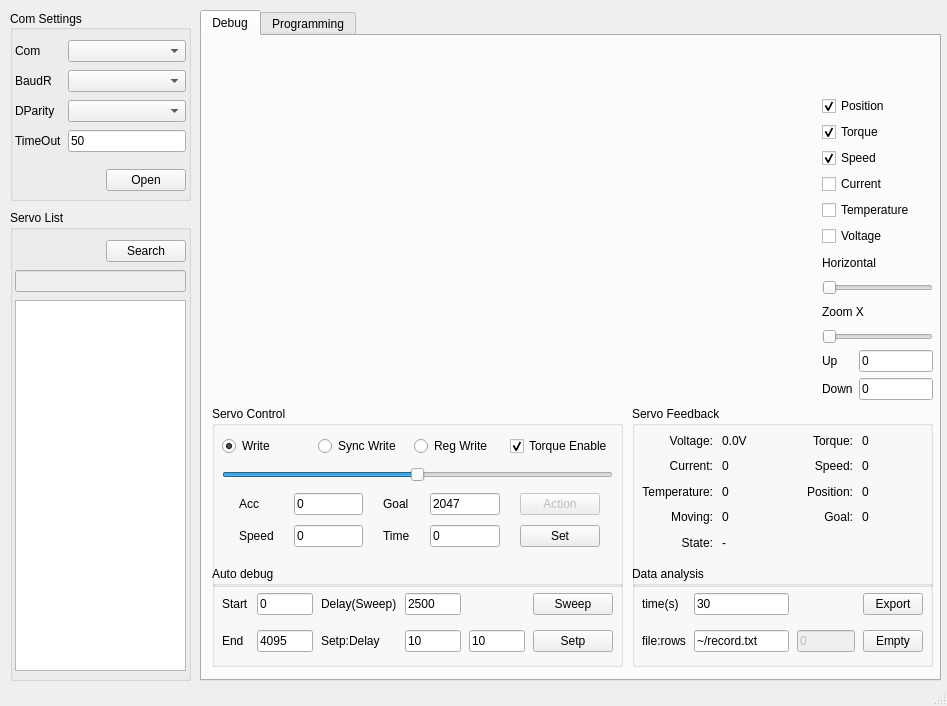
<?xml version="1.0" encoding="UTF-8"?>
<ui version="4.0">
 <class>MainWindow</class>
 <widget class="QMainWindow" name="MainWindow">
  <property name="geometry">
   <rect>
    <x>0</x>
    <y>0</y>
    <width>947</width>
    <height>706</height>
   </rect>
  </property>
  <property name="sizePolicy">
   <sizepolicy hsizetype="Fixed" vsizetype="Fixed">
    <horstretch>0</horstretch>
    <verstretch>0</verstretch>
   </sizepolicy>
  </property>
  <property name="minimumSize">
   <size>
    <width>947</width>
    <height>706</height>
   </size>
  </property>
  <property name="windowTitle">
   <string>MainWindow</string>
  </property>
  <widget class="QWidget" name="centralwidget">
   <widget class="QGroupBox" name="ComSeetingsGroup">
    <property name="geometry">
     <rect>
      <x>10</x>
      <y>10</y>
      <width>181</width>
      <height>191</height>
     </rect>
    </property>
    <property name="title">
     <string>Com Settings</string>
    </property>
    <property name="alignment">
     <set>Qt::AlignLeading|Qt::AlignLeft|Qt::AlignVCenter</set>
    </property>
    <property name="checkable">
     <bool>false</bool>
    </property>
    <widget class="QWidget" name="layoutWidget">
     <property name="geometry">
      <rect>
       <x>0</x>
       <y>20</y>
       <width>181</width>
       <height>171</height>
      </rect>
     </property>
     <layout class="QVBoxLayout" name="verticalLayout">
      <property name="leftMargin">
       <number>5</number>
      </property>
      <property name="topMargin">
       <number>10</number>
      </property>
      <property name="rightMargin">
       <number>5</number>
      </property>
      <property name="bottomMargin">
       <number>10</number>
      </property>
      <item>
       <layout class="QFormLayout" name="formLayout">
        <property name="verticalSpacing">
         <number>8</number>
        </property>
        <item row="0" column="0">
         <widget class="QLabel" name="label">
          <property name="text">
           <string>Com</string>
          </property>
         </widget>
        </item>
        <item row="0" column="1">
         <widget class="QComboBox" name="ComComboBox"/>
        </item>
        <item row="1" column="0">
         <widget class="QLabel" name="label_3">
          <property name="text">
           <string>BaudR</string>
          </property>
         </widget>
        </item>
        <item row="3" column="0">
         <widget class="QLabel" name="label_6">
          <property name="text">
           <string>TimeOut</string>
          </property>
         </widget>
        </item>
        <item row="2" column="0">
         <widget class="QLabel" name="label_4">
          <property name="text">
           <string>DParity</string>
          </property>
         </widget>
        </item>
        <item row="1" column="1">
         <widget class="QComboBox" name="BaudComboBox"/>
        </item>
        <item row="2" column="1">
         <widget class="QComboBox" name="ParityComboBox"/>
        </item>
        <item row="3" column="1">
         <widget class="QLineEdit" name="timeoutLineEdit">
          <property name="text">
           <string>50</string>
          </property>
         </widget>
        </item>
       </layout>
      </item>
      <item>
       <layout class="QHBoxLayout" name="horizontalLayout_6">
        <item>
         <spacer name="horizontalSpacer">
          <property name="orientation">
           <enum>Qt::Horizontal</enum>
          </property>
          <property name="sizeHint" stdset="0">
           <size>
            <width>40</width>
            <height>20</height>
           </size>
          </property>
         </spacer>
        </item>
        <item>
         <widget class="QPushButton" name="ComOpenButton">
          <property name="text">
           <string>Open</string>
          </property>
         </widget>
        </item>
       </layout>
      </item>
     </layout>
    </widget>
   </widget>
   <widget class="QTabWidget" name="tabWidget">
    <property name="enabled">
     <bool>true</bool>
    </property>
    <property name="geometry">
     <rect>
      <x>200</x>
      <y>10</y>
      <width>741</width>
      <height>671</height>
     </rect>
    </property>
    <property name="tabShape">
     <enum>QTabWidget::Rounded</enum>
    </property>
    <property name="currentIndex">
     <number>0</number>
    </property>
    <widget class="QWidget" name="DebugTab">
     <attribute name="title">
      <string>Debug</string>
     </attribute>
     <widget class="SimpeGraphWiget" name="graphWidget" native="true">
      <property name="geometry">
       <rect>
        <x>10</x>
        <y>10</y>
        <width>601</width>
        <height>351</height>
       </rect>
      </property>
     </widget>
     <widget class="QGroupBox" name="groupBox_3">
      <property name="enabled">
       <bool>true</bool>
      </property>
      <property name="geometry">
       <rect>
        <x>10</x>
        <y>370</y>
        <width>411</width>
        <height>181</height>
       </rect>
      </property>
      <property name="title">
       <string>Servo Control</string>
      </property>
      <widget class="QWidget" name="layoutWidget">
       <property name="geometry">
        <rect>
         <x>0</x>
         <y>20</y>
         <width>411</width>
         <height>131</height>
        </rect>
       </property>
       <layout class="QVBoxLayout" name="verticalLayout_3">
        <property name="leftMargin">
         <number>10</number>
        </property>
        <property name="topMargin">
         <number>5</number>
        </property>
        <property name="rightMargin">
         <number>10</number>
        </property>
        <property name="bottomMargin">
         <number>5</number>
        </property>
        <item>
         <layout class="QHBoxLayout" name="horizontalLayout_10">
          <item>
           <widget class="QRadioButton" name="writeRadioButton">
            <property name="text">
             <string>Write</string>
            </property>
            <property name="checked">
             <bool>true</bool>
            </property>
           </widget>
          </item>
          <item>
           <widget class="QRadioButton" name="syncWriteRadioButton">
            <property name="enabled">
             <bool>true</bool>
            </property>
            <property name="text">
             <string>Sync Write</string>
            </property>
           </widget>
          </item>
          <item>
           <widget class="QRadioButton" name="regWriteRadioButton">
            <property name="enabled">
             <bool>true</bool>
            </property>
            <property name="text">
             <string>Reg Write</string>
            </property>
           </widget>
          </item>
          <item>
           <widget class="QCheckBox" name="torqueEnableCheckBox">
            <property name="text">
             <string>Torque Enable</string>
            </property>
            <property name="checked">
             <bool>true</bool>
            </property>
           </widget>
          </item>
         </layout>
        </item>
        <item>
         <widget class="QSlider" name="goalSlider">
          <property name="maximum">
           <number>4095</number>
          </property>
          <property name="value">
           <number>2047</number>
          </property>
          <property name="orientation">
           <enum>Qt::Horizontal</enum>
          </property>
         </widget>
        </item>
        <item>
         <layout class="QGridLayout" name="gridLayout">
          <property name="leftMargin">
           <number>17</number>
          </property>
          <property name="topMargin">
           <number>0</number>
          </property>
          <property name="rightMargin">
           <number>13</number>
          </property>
          <property name="bottomMargin">
           <number>0</number>
          </property>
          <property name="horizontalSpacing">
           <number>20</number>
          </property>
          <property name="verticalSpacing">
           <number>10</number>
          </property>
          <item row="0" column="1">
           <widget class="QLineEdit" name="accLineEdit">
            <property name="text">
             <string>0</string>
            </property>
           </widget>
          </item>
          <item row="1" column="3">
           <widget class="QLineEdit" name="timeLineEdit">
            <property name="text">
             <string>0</string>
            </property>
           </widget>
          </item>
          <item row="1" column="2">
           <widget class="QLabel" name="label_16">
            <property name="text">
             <string>Time</string>
            </property>
           </widget>
          </item>
          <item row="1" column="0">
           <widget class="QLabel" name="label_14">
            <property name="text">
             <string>Speed</string>
            </property>
           </widget>
          </item>
          <item row="0" column="2">
           <widget class="QLabel" name="label_13">
            <property name="text">
             <string>Goal</string>
            </property>
           </widget>
          </item>
          <item row="0" column="3">
           <widget class="QLineEdit" name="goalLineEdit">
            <property name="text">
             <string>2047</string>
            </property>
           </widget>
          </item>
          <item row="0" column="0">
           <widget class="QLabel" name="label_15">
            <property name="text">
             <string>Acc</string>
            </property>
           </widget>
          </item>
          <item row="1" column="1">
           <widget class="QLineEdit" name="speedLineEdit">
            <property name="text">
             <string>0</string>
            </property>
           </widget>
          </item>
          <item row="0" column="4">
           <widget class="QPushButton" name="actionPushButton">
            <property name="enabled">
             <bool>false</bool>
            </property>
            <property name="text">
             <string>Action</string>
            </property>
           </widget>
          </item>
          <item row="1" column="4">
           <widget class="QPushButton" name="setPushButton">
            <property name="text">
             <string>Set</string>
            </property>
           </widget>
          </item>
         </layout>
        </item>
       </layout>
      </widget>
     </widget>
     <widget class="QGroupBox" name="groupBox_4">
      <property name="enabled">
       <bool>true</bool>
      </property>
      <property name="geometry">
       <rect>
        <x>10</x>
        <y>530</y>
        <width>411</width>
        <height>101</height>
       </rect>
      </property>
      <property name="title">
       <string>Auto debug</string>
      </property>
      <widget class="QWidget" name="gridLayoutWidget_2">
       <property name="geometry">
        <rect>
         <x>0</x>
         <y>17</y>
         <width>411</width>
         <height>81</height>
        </rect>
       </property>
       <layout class="QGridLayout" name="gridLayout_2">
        <property name="leftMargin">
         <number>10</number>
        </property>
        <property name="topMargin">
         <number>5</number>
        </property>
        <property name="rightMargin">
         <number>10</number>
        </property>
        <property name="bottomMargin">
         <number>5</number>
        </property>
        <property name="horizontalSpacing">
         <number>8</number>
        </property>
        <property name="verticalSpacing">
         <number>10</number>
        </property>
        <item row="1" column="3">
         <widget class="QLineEdit" name="setpLineEdit">
          <property name="text">
           <string>10</string>
          </property>
         </widget>
        </item>
        <item row="0" column="1">
         <widget class="QLineEdit" name="startLineEdit">
          <property name="text">
           <string>0</string>
          </property>
         </widget>
        </item>
        <item row="1" column="1">
         <widget class="QLineEdit" name="endLineEdit">
          <property name="text">
           <string>4095</string>
          </property>
         </widget>
        </item>
        <item row="0" column="3">
         <widget class="QLineEdit" name="sweepLineEdit">
          <property name="text">
           <string>2500</string>
          </property>
         </widget>
        </item>
        <item row="1" column="0">
         <widget class="QLabel" name="label_18">
          <property name="text">
           <string>End</string>
          </property>
         </widget>
        </item>
        <item row="0" column="5">
         <widget class="QPushButton" name="sweepButton">
          <property name="sizePolicy">
           <sizepolicy hsizetype="Minimum" vsizetype="Fixed">
            <horstretch>0</horstretch>
            <verstretch>0</verstretch>
           </sizepolicy>
          </property>
          <property name="text">
           <string>Sweep</string>
          </property>
         </widget>
        </item>
        <item row="1" column="2">
         <widget class="QLabel" name="label_17">
          <property name="text">
           <string>Setp:Delay</string>
          </property>
         </widget>
        </item>
        <item row="0" column="2">
         <widget class="QLabel" name="label_19">
          <property name="text">
           <string>Delay(Sweep)</string>
          </property>
         </widget>
        </item>
        <item row="0" column="0">
         <widget class="QLabel" name="label_20">
          <property name="text">
           <string>Start</string>
          </property>
         </widget>
        </item>
        <item row="1" column="5">
         <widget class="QPushButton" name="setpButton">
          <property name="sizePolicy">
           <sizepolicy hsizetype="Minimum" vsizetype="Fixed">
            <horstretch>0</horstretch>
            <verstretch>0</verstretch>
           </sizepolicy>
          </property>
          <property name="text">
           <string>Setp</string>
          </property>
         </widget>
        </item>
        <item row="1" column="4">
         <widget class="QLineEdit" name="setpDelayLineEdit">
          <property name="text">
           <string>10</string>
          </property>
         </widget>
        </item>
       </layout>
      </widget>
     </widget>
     <widget class="QGroupBox" name="groupBox_5">
      <property name="geometry">
       <rect>
        <x>430</x>
        <y>370</y>
        <width>301</width>
        <height>181</height>
       </rect>
      </property>
      <property name="title">
       <string>Servo Feedback</string>
      </property>
      <widget class="QWidget" name="gridLayoutWidget_3">
       <property name="geometry">
        <rect>
         <x>0</x>
         <y>20</y>
         <width>301</width>
         <height>131</height>
        </rect>
       </property>
       <layout class="QGridLayout" name="gridLayout_3">
        <property name="leftMargin">
         <number>10</number>
        </property>
        <property name="topMargin">
         <number>5</number>
        </property>
        <property name="rightMargin">
         <number>10</number>
        </property>
        <property name="bottomMargin">
         <number>5</number>
        </property>
        <property name="horizontalSpacing">
         <number>9</number>
        </property>
        <item row="4" column="1">
         <widget class="QLabel" name="label_25">
          <property name="text">
           <string>-</string>
          </property>
         </widget>
        </item>
        <item row="1" column="1">
         <widget class="QLabel" name="currentLabel">
          <property name="text">
           <string>0</string>
          </property>
         </widget>
        </item>
        <item row="2" column="1">
         <widget class="QLabel" name="temperatureLabel">
          <property name="text">
           <string>0</string>
          </property>
         </widget>
        </item>
        <item row="0" column="3">
         <widget class="QLabel" name="torqueLabel">
          <property name="text">
           <string>0</string>
          </property>
         </widget>
        </item>
        <item row="1" column="0">
         <widget class="QLabel" name="label_23">
          <property name="text">
           <string>Current:</string>
          </property>
          <property name="alignment">
           <set>Qt::AlignRight|Qt::AlignTrailing|Qt::AlignVCenter</set>
          </property>
         </widget>
        </item>
        <item row="0" column="1">
         <widget class="QLabel" name="voltageLabel">
          <property name="text">
           <string>0.0V</string>
          </property>
         </widget>
        </item>
        <item row="0" column="0">
         <widget class="QLabel" name="label_10">
          <property name="text">
           <string>Voltage:</string>
          </property>
          <property name="alignment">
           <set>Qt::AlignRight|Qt::AlignTrailing|Qt::AlignVCenter</set>
          </property>
         </widget>
        </item>
        <item row="2" column="3">
         <widget class="QLabel" name="positionLabel">
          <property name="text">
           <string>0</string>
          </property>
         </widget>
        </item>
        <item row="4" column="0">
         <widget class="QLabel" name="label_11">
          <property name="text">
           <string>State:</string>
          </property>
          <property name="alignment">
           <set>Qt::AlignRight|Qt::AlignTrailing|Qt::AlignVCenter</set>
          </property>
         </widget>
        </item>
        <item row="3" column="3">
         <widget class="QLabel" name="goalLabel">
          <property name="text">
           <string>0</string>
          </property>
         </widget>
        </item>
        <item row="2" column="0">
         <widget class="QLabel" name="label_24">
          <property name="text">
           <string>Temperature:</string>
          </property>
          <property name="alignment">
           <set>Qt::AlignRight|Qt::AlignTrailing|Qt::AlignVCenter</set>
          </property>
         </widget>
        </item>
        <item row="3" column="0">
         <widget class="QLabel" name="label_22">
          <property name="text">
           <string>Moving:</string>
          </property>
          <property name="alignment">
           <set>Qt::AlignRight|Qt::AlignTrailing|Qt::AlignVCenter</set>
          </property>
         </widget>
        </item>
        <item row="1" column="3">
         <widget class="QLabel" name="speedLabel">
          <property name="text">
           <string>0</string>
          </property>
         </widget>
        </item>
        <item row="3" column="1">
         <widget class="QLabel" name="movingLabel">
          <property name="text">
           <string>0</string>
          </property>
         </widget>
        </item>
        <item row="0" column="2">
         <widget class="QLabel" name="label_26">
          <property name="text">
           <string>Torque:</string>
          </property>
          <property name="alignment">
           <set>Qt::AlignRight|Qt::AlignTrailing|Qt::AlignVCenter</set>
          </property>
         </widget>
        </item>
        <item row="1" column="2">
         <widget class="QLabel" name="label_34">
          <property name="text">
           <string>Speed:</string>
          </property>
          <property name="alignment">
           <set>Qt::AlignRight|Qt::AlignTrailing|Qt::AlignVCenter</set>
          </property>
         </widget>
        </item>
        <item row="2" column="2">
         <widget class="QLabel" name="label_35">
          <property name="text">
           <string>Position:</string>
          </property>
          <property name="alignment">
           <set>Qt::AlignRight|Qt::AlignTrailing|Qt::AlignVCenter</set>
          </property>
         </widget>
        </item>
        <item row="3" column="2">
         <widget class="QLabel" name="label_36">
          <property name="text">
           <string>Goal:</string>
          </property>
          <property name="alignment">
           <set>Qt::AlignRight|Qt::AlignTrailing|Qt::AlignVCenter</set>
          </property>
         </widget>
        </item>
       </layout>
      </widget>
     </widget>
     <widget class="QGroupBox" name="groupBox_6">
      <property name="enabled">
       <bool>true</bool>
      </property>
      <property name="geometry">
       <rect>
        <x>430</x>
        <y>530</y>
        <width>301</width>
        <height>101</height>
       </rect>
      </property>
      <property name="title">
       <string>Data analysis</string>
      </property>
      <widget class="QWidget" name="gridLayoutWidget_4">
       <property name="geometry">
        <rect>
         <x>0</x>
         <y>17</y>
         <width>301</width>
         <height>81</height>
        </rect>
       </property>
       <layout class="QGridLayout" name="gridLayout_4">
        <property name="leftMargin">
         <number>10</number>
        </property>
        <property name="topMargin">
         <number>5</number>
        </property>
        <property name="rightMargin">
         <number>10</number>
        </property>
        <property name="bottomMargin">
         <number>5</number>
        </property>
        <property name="horizontalSpacing">
         <number>8</number>
        </property>
        <property name="verticalSpacing">
         <number>10</number>
        </property>
        <item row="0" column="0">
         <widget class="QLabel" name="label_40">
          <property name="text">
           <string>time(s)</string>
          </property>
         </widget>
        </item>
        <item row="1" column="3">
         <widget class="QPushButton" name="clearPushButton">
          <property name="sizePolicy">
           <sizepolicy hsizetype="Minimum" vsizetype="Fixed">
            <horstretch>0</horstretch>
            <verstretch>0</verstretch>
           </sizepolicy>
          </property>
          <property name="maximumSize">
           <size>
            <width>60</width>
            <height>16777215</height>
           </size>
          </property>
          <property name="text">
           <string>Empty</string>
          </property>
         </widget>
        </item>
        <item row="1" column="0">
         <widget class="QLabel" name="label_37">
          <property name="text">
           <string>file:rows</string>
          </property>
         </widget>
        </item>
        <item row="0" column="1">
         <widget class="QLineEdit" name="recTimeLineEdit">
          <property name="text">
           <string>30</string>
          </property>
         </widget>
        </item>
        <item row="1" column="1">
         <widget class="QLineEdit" name="recFileNameLineEdit">
          <property name="text">
           <string>~/record.txt</string>
          </property>
         </widget>
        </item>
        <item row="0" column="3">
         <widget class="QPushButton" name="exportPushButton">
          <property name="sizePolicy">
           <sizepolicy hsizetype="Minimum" vsizetype="Fixed">
            <horstretch>0</horstretch>
            <verstretch>0</verstretch>
           </sizepolicy>
          </property>
          <property name="maximumSize">
           <size>
            <width>60</width>
            <height>16777215</height>
           </size>
          </property>
          <property name="text">
           <string>Export</string>
          </property>
         </widget>
        </item>
        <item row="1" column="2">
         <widget class="QLineEdit" name="recSizeLineEdit">
          <property name="enabled">
           <bool>false</bool>
          </property>
          <property name="maximumSize">
           <size>
            <width>70</width>
            <height>16777215</height>
           </size>
          </property>
          <property name="text">
           <string>0</string>
          </property>
          <property name="readOnly">
           <bool>true</bool>
          </property>
         </widget>
        </item>
       </layout>
      </widget>
     </widget>
     <widget class="QWidget" name="layoutWidget">
      <property name="geometry">
       <rect>
        <x>620</x>
        <y>60</y>
        <width>111</width>
        <height>304</height>
       </rect>
      </property>
      <layout class="QVBoxLayout" name="verticalLayout_2">
       <item>
        <widget class="QCheckBox" name="posCheckBox">
         <property name="text">
          <string>Position</string>
         </property>
         <property name="checked">
          <bool>true</bool>
         </property>
        </widget>
       </item>
       <item>
        <widget class="QCheckBox" name="torqueCheckBox">
         <property name="text">
          <string>Torque</string>
         </property>
         <property name="checked">
          <bool>true</bool>
         </property>
        </widget>
       </item>
       <item>
        <widget class="QCheckBox" name="speedCheckBox">
         <property name="text">
          <string>Speed</string>
         </property>
         <property name="checked">
          <bool>true</bool>
         </property>
        </widget>
       </item>
       <item>
        <widget class="QCheckBox" name="currentCheckBox">
         <property name="text">
          <string>Current</string>
         </property>
        </widget>
       </item>
       <item>
        <widget class="QCheckBox" name="tempCheckBox">
         <property name="text">
          <string>Temperature</string>
         </property>
        </widget>
       </item>
       <item>
        <widget class="QCheckBox" name="voltageCheckBox">
         <property name="text">
          <string>Voltage</string>
         </property>
        </widget>
       </item>
       <item>
        <widget class="QLabel" name="label_2">
         <property name="text">
          <string>Horizontal</string>
         </property>
        </widget>
       </item>
       <item>
        <widget class="QSlider" name="horizontalSlider">
         <property name="enabled">
          <bool>true</bool>
         </property>
         <property name="maximum">
          <number>100</number>
         </property>
         <property name="orientation">
          <enum>Qt::Horizontal</enum>
         </property>
        </widget>
       </item>
       <item>
        <widget class="QLabel" name="label_7">
         <property name="text">
          <string>Zoom X</string>
         </property>
        </widget>
       </item>
       <item>
        <widget class="QSlider" name="zoomSlider">
         <property name="enabled">
          <bool>true</bool>
         </property>
         <property name="maximum">
          <number>100</number>
         </property>
         <property name="orientation">
          <enum>Qt::Horizontal</enum>
         </property>
        </widget>
       </item>
       <item>
        <layout class="QFormLayout" name="formLayout_2">
         <item row="0" column="0">
          <widget class="QLabel" name="label_8">
           <property name="text">
            <string>Up</string>
           </property>
          </widget>
         </item>
         <item row="0" column="1">
          <widget class="QLineEdit" name="upLimitLineEdit">
           <property name="enabled">
            <bool>true</bool>
           </property>
           <property name="text">
            <string>0</string>
           </property>
          </widget>
         </item>
         <item row="1" column="0">
          <widget class="QLabel" name="label_9">
           <property name="text">
            <string>Down</string>
           </property>
          </widget>
         </item>
         <item row="1" column="1">
          <widget class="QLineEdit" name="downLimitLineEdit">
           <property name="enabled">
            <bool>true</bool>
           </property>
           <property name="text">
            <string>0</string>
           </property>
          </widget>
         </item>
        </layout>
       </item>
      </layout>
     </widget>
    </widget>
    <widget class="QWidget" name="ProgrammingTab">
     <attribute name="title">
      <string>Programming</string>
     </attribute>
     <widget class="QTableView" name="memoryTableView">
      <property name="geometry">
       <rect>
        <x>10</x>
        <y>70</y>
        <width>491</width>
        <height>561</height>
       </rect>
      </property>
     </widget>
     <widget class="QLabel" name="memLabel">
      <property name="geometry">
       <rect>
        <x>520</x>
        <y>550</y>
        <width>191</width>
        <height>21</height>
       </rect>
      </property>
      <property name="text">
       <string>-</string>
      </property>
     </widget>
     <widget class="QPlainTextEdit" name="plainTextEdit">
      <property name="geometry">
       <rect>
        <x>540</x>
        <y>70</y>
        <width>181</width>
        <height>141</height>
       </rect>
      </property>
      <property name="readOnly">
       <bool>true</bool>
      </property>
      <property name="plainText">
       <string>Normal
</string>
      </property>
     </widget>
     <widget class="QWidget" name="layoutWidget">
      <property name="geometry">
       <rect>
        <x>19</x>
        <y>20</y>
        <width>361</width>
        <height>25</height>
       </rect>
      </property>
      <layout class="QHBoxLayout" name="horizontalLayout">
       <item>
        <widget class="QPushButton" name="pushButton">
         <property name="enabled">
          <bool>false</bool>
         </property>
         <property name="text">
          <string>Save</string>
         </property>
        </widget>
       </item>
       <item>
        <widget class="QPushButton" name="pushButton_2">
         <property name="enabled">
          <bool>false</bool>
         </property>
         <property name="text">
          <string>Load</string>
         </property>
        </widget>
       </item>
       <item>
        <widget class="QPushButton" name="pushButton_3">
         <property name="enabled">
          <bool>false</bool>
         </property>
         <property name="text">
          <string>Online</string>
         </property>
        </widget>
       </item>
       <item>
        <widget class="QPushButton" name="pushButton_4">
         <property name="enabled">
          <bool>false</bool>
         </property>
         <property name="text">
          <string>Recovery</string>
         </property>
        </widget>
       </item>
      </layout>
     </widget>
     <widget class="QWidget" name="layoutWidget">
      <property name="geometry">
       <rect>
        <x>520</x>
        <y>580</y>
        <width>201</width>
        <height>25</height>
       </rect>
      </property>
      <layout class="QHBoxLayout" name="horizontalLayout_2">
       <item>
        <widget class="QLineEdit" name="memSetLineEdit">
         <property name="text">
          <string>1</string>
         </property>
        </widget>
       </item>
       <item>
        <widget class="QPushButton" name="memSetButton">
         <property name="text">
          <string>Set</string>
         </property>
        </widget>
       </item>
      </layout>
     </widget>
    </widget>
   </widget>
   <widget class="QGroupBox" name="ServoListGroup">
    <property name="geometry">
     <rect>
      <x>10</x>
      <y>210</y>
      <width>181</width>
      <height>471</height>
     </rect>
    </property>
    <property name="title">
     <string>Servo List</string>
    </property>
    <widget class="QWidget" name="layoutWidget">
     <property name="geometry">
      <rect>
       <x>0</x>
       <y>20</y>
       <width>181</width>
       <height>451</height>
      </rect>
     </property>
     <layout class="QVBoxLayout" name="verticalLayout_4">
      <property name="spacing">
       <number>8</number>
      </property>
      <property name="leftMargin">
       <number>5</number>
      </property>
      <property name="topMargin">
       <number>10</number>
      </property>
      <property name="rightMargin">
       <number>5</number>
      </property>
      <property name="bottomMargin">
       <number>10</number>
      </property>
      <item>
       <layout class="QHBoxLayout" name="horizontalLayout_7">
        <item>
         <spacer name="horizontalSpacer_2">
          <property name="orientation">
           <enum>Qt::Horizontal</enum>
          </property>
          <property name="sizeHint" stdset="0">
           <size>
            <width>40</width>
            <height>20</height>
           </size>
          </property>
         </spacer>
        </item>
        <item>
         <widget class="QPushButton" name="SearchButton">
          <property name="text">
           <string>Search</string>
          </property>
         </widget>
        </item>
       </layout>
      </item>
      <item>
       <widget class="QLineEdit" name="ServoSearchText">
        <property name="enabled">
         <bool>false</bool>
        </property>
        <property name="inputMask">
         <string/>
        </property>
        <property name="frame">
         <bool>true</bool>
        </property>
        <property name="echoMode">
         <enum>QLineEdit::Normal</enum>
        </property>
        <property name="readOnly">
         <bool>true</bool>
        </property>
       </widget>
      </item>
      <item>
       <widget class="QTableView" name="ServoListView">
        <property name="enabled">
         <bool>true</bool>
        </property>
        <attribute name="horizontalHeaderCascadingSectionResizes">
         <bool>false</bool>
        </attribute>
       </widget>
      </item>
     </layout>
    </widget>
   </widget>
  </widget>
  <widget class="QMenuBar" name="menubar">
   <property name="geometry">
    <rect>
     <x>0</x>
     <y>0</y>
     <width>947</width>
     <height>23</height>
    </rect>
   </property>
  </widget>
  <widget class="QStatusBar" name="statusbar"/>
 </widget>
 <customwidgets>
  <customwidget>
   <class>SimpeGraphWiget</class>
   <extends>QWidget</extends>
   <header>simpegraphwiget.h</header>
   <container>1</container>
  </customwidget>
 </customwidgets>
 <resources/>
 <connections/>
</ui>
